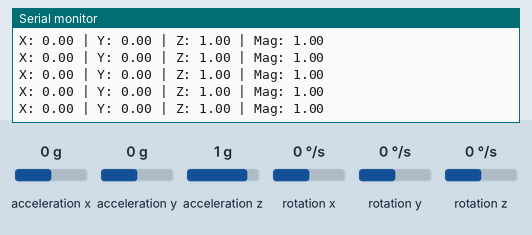
The sketch below on a simulated ESP32. Shown: the last lines printed to the serial monitor. The test bench sets the inputs (shaded band); at power-on: acceleration x 0 g, acceleration y 0 g, acceleration z 1 g, rotation x 0 °/s, rotation y 0 °/s, rotation z 0 °/s.

Above: at 2.2 s.
2.3 s: acceleration x set to -1.4 g
At 2.33 s:
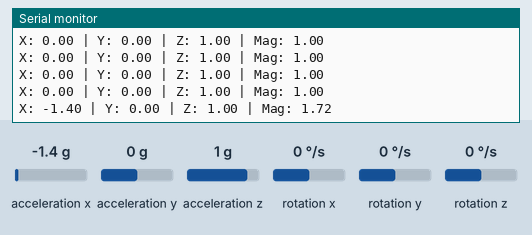
3.8 s: acceleration y set to -1.4 g
At 3.86 s:
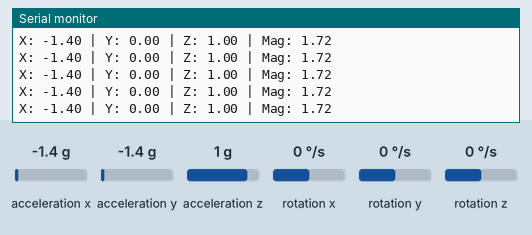
5.3 s: acceleration z set to -1.4 g
At 5.4 s:
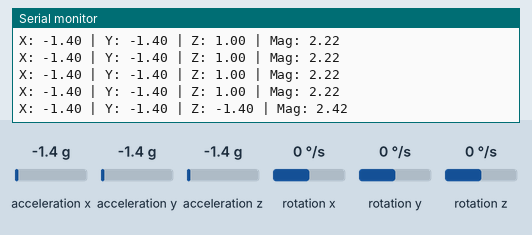
Timing chart, 0 to 8.3 s (numbered marks = the images above; inputs shaded):
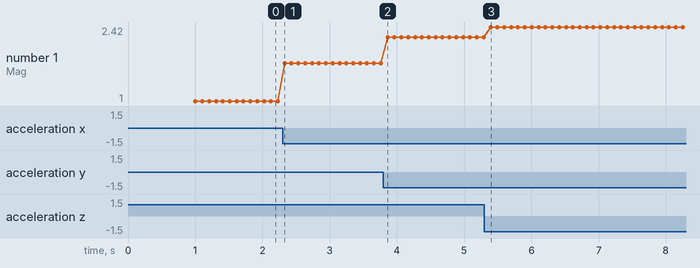

Measured:
- after the input at 2.3 s, the serial monitor: prints a new line at once (image 1)
- after the input at 5.3 s, the serial monitor: prints a new line after 0.09 s (image 3)
- plotted number 1: 1 → 1.72 after the input at 2.3 s, 1.72 → 2.22 after the input at 3.8 s, 2.22 → 2.42 after the input at 5.3 s

The sketch:

sensor_test.ino
```cpp
/*
  Standalone sensor test
*/

#include <MPU9250_asukiaaa.h>

MPU9250_asukiaaa mpu9250;

void setup() {
  Serial.begin(115200);
  delay(1000);

  Serial.println("Initializing I2C...");
  Wire.begin(21,22);
  mpu9250.setWire(&Wire);

  Serial.println("Initializing sensor...");
  uint8_t sensorId;
  if (mpu9250.readId(&sensorId) == 0) {
    Serial.print("Device ID: ");
    Serial.println(sensorId);
  } else {
    Serial.println("Cannot find MPU9250. Check wiring!");
    while (1);
  }
  mpu9250.beginAccel();
}

void loop() {
  // Read Accelerometer values
  if(mpu9250.accelUpdate() == 0) {
    float aX = mpu9250.accelX();
    float aY = mpu9250.accelY();
    float aZ = mpu9250.accelZ();
    // Calculaiting resultant acceleration (magnitude)
    float totalAcc = sqrt(pow(aX, 2) + pow(aY, 2) + pow(aZ, 2));

    Serial.print("X: "); Serial.print(aX);
    Serial.print(" | Y: "); Serial.print(aY);
    Serial.print(" | Z: "); Serial.print(aZ);
    Serial.print(" | Mag: "); Serial.println(totalAcc);
  } else {
    Serial.println("Failed to read accel data");
  }

  delay(100);

}
```
